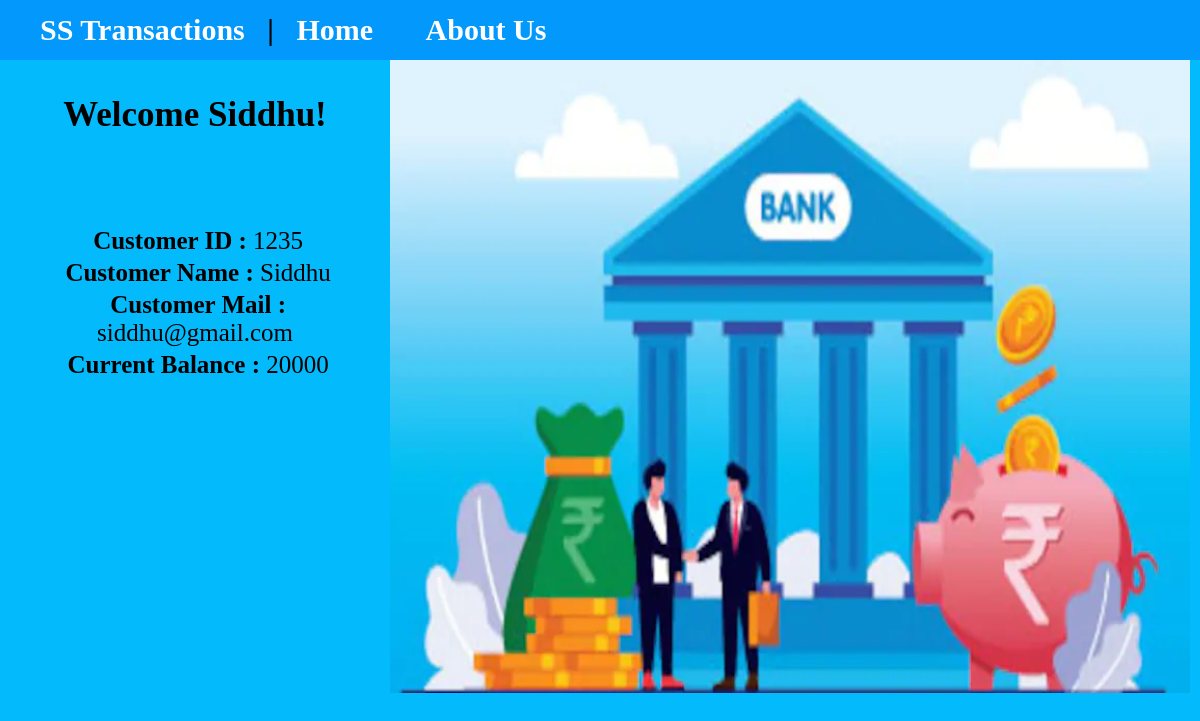
The app's page /customer_details.php?customer_id=1235&name=Siddhu with its own data.
### tables this page shows
CREATE TABLE `customers` (
  `customer_id` int(11),
  `name` varchar(30) NOT NULL,
  `email` varchar(50) NOT NULL,
  `current_balance` int(11) NOT NULL
);

### customer_details.php (the view, shortened to what this page needs)
<?php
$serverName="localhost";
			$userName="root";
			$password="";
			$dbname="banking";
			$conn=mysqli_connect($serverName,$userName,$password,$dbname);
$customer_id = $_GET['customer_id'];
$name=$_GET['name'];
$sql = "SELECT *
		FROM customers
    WHERE customer_id = $customer_id";
 $result=$conn->query($sql);
while($row=$result->fetch_assoc()){
?>
<!DOCTYPE html>
<html lang="en">
<?php include("topheader.php"); ?>
<center>
	<p><b>Welcome <?php echo $name; ?>!</b></p>
<table>
	<?php echo "<tr><td><b>&nbsp;Customer ID : </b>".$row["customer_id"]."</td></tr>"; ?>
	<br/>
	<?php echo "<tr><td><b>&nbsp;Customer Name : </b>".$row["name"]."</td></tr>"; ?>
	<br/>
	<?php echo "<tr><td><b>&nbsp;Customer Mail : </b>".$row["email"]."</td></tr>"; ?>
	<br/>
	<?php echo "<tr><td><b>&nbsp;Current Balance : </b>".$row["current_balance"]."</td></tr>"; ?>
</table>
</center>
<?php }
?>
</html>

### topheader.php (shortened to what this page needs)
<!DOCTYPE html>
<html lang="en">
</head>
<body>
    <header>
  <nav>
    <b>
    <ul>
      <li>
      <a href="index.php"> SS Transactions </a> &nbsp;
      </li>
      <li>
        | &nbsp;
      </li>
      <li>
      <a href="index.php"> Home </a> &nbsp; &nbsp; &nbsp;
      </li>
      <li>
      <a href="about_us.php"> About Us</a> &nbsp; &nbsp; &nbsp;
      </li>
    </ul>
    </b>
  </nav>
</header>
<img src="images/banking2.webp">
</body>
</html>

### customer_details.php (style rules this page uses)
table { font-size: 25px; font-family: garamond; }
p { font-size: 35px; font-family: garamond; }
td { text-align: center; }

### topheader.php (style rules this page uses)
body { height: 100%; margin: 0; background-color: rgb(3, 186, 252); }
img { width: 800px; height: 633px; float: right; margin-right: 10px; }
header * { display: inline; }
li { font-size: 30px; }
header li a { color: white; font-family: garamond; text-decoration: none; font-size: 30px; }
header { background-color: rgb(3, 152, 252); left: 0; right: 0; top: 5px; height: 60px; display: flex; align-items: center; }

### records on screen
customers: customer_id "1235", name "Siddhu", email "siddhu@gmail.com", current_balance "20000"
